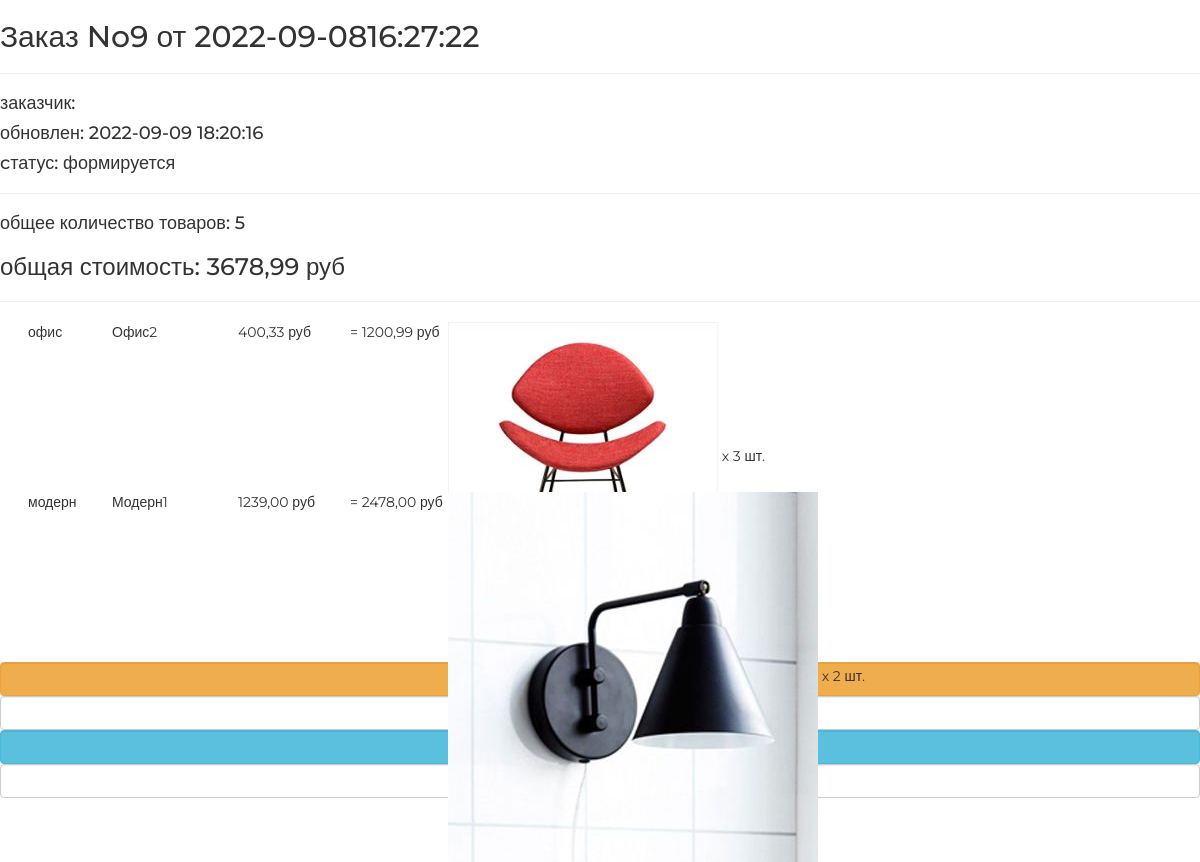
The page /orders/read/9 on the database its author committed.
### ordersapp/models.py (models this page shows, shortened)
class Order(models.Model):
    FORMING = 'FM'  # Заказ сформирован
    SENT_TO_PROCEED = 'STP'     # Отправлен на обработку
    PROCEEDED = 'PRD'   # Заказ обработан
    PAID = 'PD'     # Заказ оплачен
    READY = 'RDY'   # Заказ готов к выдачи
    CANCEL = 'CNC'  # Заказ отменен
    ORDER_STATUS_CHOICES = (
        (FORMING, 'формируется'),
        (SENT_TO_PROCEED, 'отправлен в обработку'),
        (PAID, 'оплачен'),
        (PROCEEDED, 'обрабатывается'),
        (READY, 'готов к выдаче'),
        (CANCEL, 'отменен'),
    )
    user = models.ForeignKey(settings.AUTH_USER_MODEL, on_delete=models.CASCADE)
    created = models.DateTimeField(verbose_name='создан', auto_now_add=True)
    updated = models.DateTimeField(verbose_name='обновлен', auto_now=True)
    status = models.CharField(verbose_name='статус', max_length=3, choices=ORDER_STATUS_CHOICES, default=FORMING)
    is_active = models.BooleanField(verbose_name='активен', default=True)
    class Meta:
        ordering = ('created',)
        verbose_name = 'заказ'
        verbose_name_plural = 'заказы'
    def get_total_quantity(self):
        items = self.orderitems.select_related()
        return sum(list(map(lambda x: x.quantity, items)))
    def get_total_cost(self):
        items = self.orderitems.select_related()
        return sum(list(map(lambda x: x.quantity * x.product.price, items)))

class OrderItem(models.Model):
    objects = OrderItemQuerySet.as_manager()
    order = models.ForeignKey(Order, related_name="orderitems", on_delete=models.CASCADE)
    product = models.ForeignKey(Product, verbose_name='продукт', on_delete=models.CASCADE)
    quantity = models.PositiveIntegerField(verbose_name='количество', default=0)
    def get_product_cost(self):
        return self.product.price * self.quantity

### mainapp/models.py (models this page shows, shortened)
class Product(models.Model):
    category = models.ForeignKey(Category, on_delete=models.CASCADE, verbose_name='Категория', related_name='products')
    name = models.CharField(max_length=255, verbose_name='Название')
    image = models.ImageField(upload_to='product', blank=True, null=True, verbose_name='Изображение')
    shot_desc = models.CharField(max_length=255, verbose_name='Краткое описание')
    description = models.TextField(verbose_name='Описание')
    price = models.DecimalField(max_digits=8, decimal_places=2, verbose_name='Цена')
    quantity = models.PositiveSmallIntegerField(default=0, verbose_name='Количество')
    is_active = models.BooleanField(default=True, verbose_name='Активен')
    class Meta:
        verbose_name = 'продукт'
        verbose_name_plural = 'продукты'

class Category(models.Model):
    name = models.CharField(max_length=255, verbose_name='Название', unique=True)
    description = models.TextField(verbose_name='Описание')
    is_active = models.BooleanField(default=True, verbose_name='Активен')
    class Meta:
        verbose_name = 'категория'
        verbose_name_plural = 'категории'
        ordering = ('name', )    # Индексация по нужному полю # Сортировка по какому полю

### ordersapp/views.py (the view)
# urls.py: path('read/<int:pk>', ordersapp.OrderRead.as_view(), name='order_read'),
class OrderRead(DetailView):
    model = Order
    extra_context = {'title': 'заказы/просмотр'}

### mainapp/context_processors.py (called while the page is built)
def basket(request):
    print(f'context processor basket works')
    basket = []
    if request.user.is_authenticated:
        basket = Basket.objects.filter(user=request.user)
    return {
        'basket': basket,
        }

### ordersapp/templates/ordersapp/order_detail.html
{% extends "ordersapp/base.html" %}
{% load static %}
{% load my_tags %}
{% block content %}
    {% include 'ordersapp/includes/inc_order_summary.html' %}
    <div class="basket_list">
        {% for item in object.orderitems.select_related %}
            <div class="basket_record">
                <img src="{{ item.product.image}}" alt="{{ item.product.short_desc }}">
                <span class="category_name">
                    {{ item.product.category.name }}
                </span>
                <span class="product_name">{{ item.product.name }}</span>
                <span class="product_price">{{ item.product.price }}&nbspруб </span>
                <span class="product_quantitiy"> x {{ item.quantity }} шт.</span>
                <span class="product_cost">= {{ item.get_product_cost }}&nbspруб </span>
            </div>
        {% endfor %}
    </div>
    {% include 'ordersapp/includes/inc_order_actions.html' %}
{% endblock %}

### ordersapp/templates/ordersapp/includes/inc_order_summary.html (shortened to what this page needs)
{% if object %}
    <div class="h2">Заказ No{{ object.pk }} от {{ object.created|date:"Y-m-dH:i:s" }}</div>
    <hr>
    <div class="h4">заказчик: {{ user.last_name }} {{ user.first_name }} </div>
    <div class="h4">обновлен: {{ object.updated|date:"Y-m-d H:i:s" }}</div>
    <div class="h4">cтатус: {{ object.get_status_display }}</div>
    <hr>
    <div class="h4">
        общее количество товаров:
        <span class="order_total_quantity">
            {{ object.get_total_quantity }}
        </span>
    </div>
    <div class="h3">
        общая стоимость:
        <span class="order_total_cost">
            {{ object.get_total_cost }}
        </span> руб
    </div>
{% endif %}
<hr>

### static/css/style.css (style rules this page uses)
* { margin: 0; padding: 0; }
body { font-family: 'Montserrat', sans-serif; }
html, body { height: 100%; }
.basket_list span.category_name { margin-left: 2em; width: 5em; position: relative; display: block; float: left; }
.basket_list span.product_name { margin-left: 1em; width: 8em; position: relative; display: block; float: left; }
.basket_list span.product_price { margin-left: 1em; width: 7em; position: relative; display: block; float: left; }
.basket_list span.product_cost { margin-left: 1em; width: 7em; position: relative; display: block; float: left; }
.basket_list .basket_record { position: relative; display: block; height: 170px; float: none; }

### rows shown on the page
Order: pk "9", created "2022-09-0816:27:22", updated "2022-09-09 18:20:16", status "формируется", get_total_quantity "5", get_total_cost "3678,99"
OrderItem: product.image (picture), product.category.name "офис", product.name "Офис2", product.price "400,33", quantity "3", get_product_cost "1200,99"
OrderItem: product.image (picture), product.category.name "модерн", product.name "Модерн1", product.price "1239,00", quantity "2", get_product_cost "2478,00"
